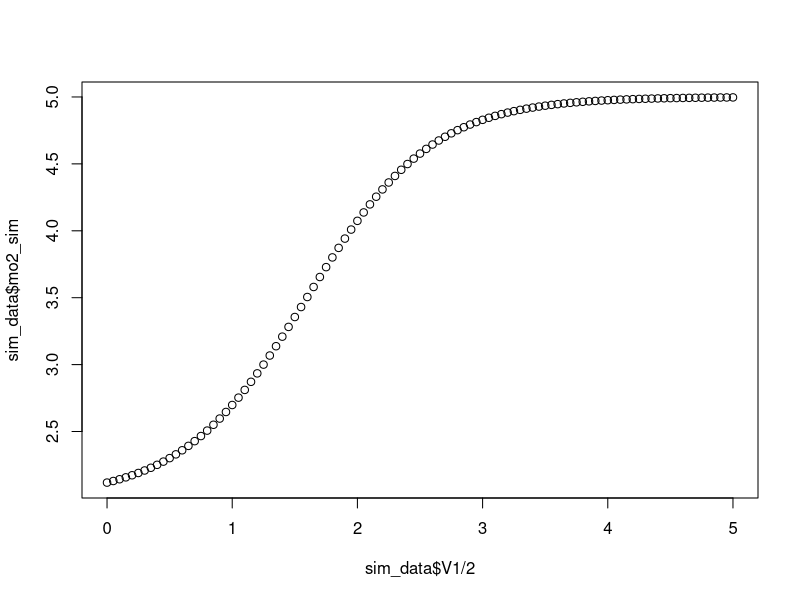
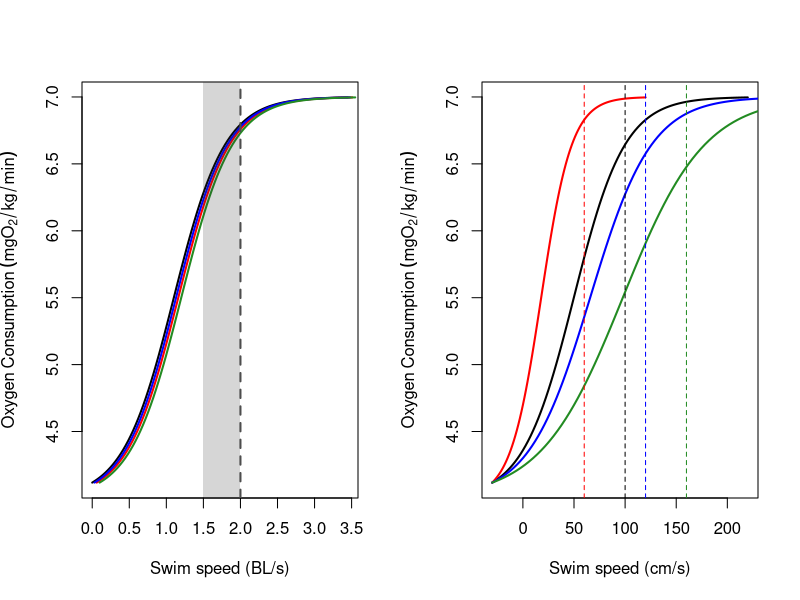

These charts were generated, in order, by the following R code:

### simulate data -------- 
# inspired by:
# http://www.columbia.edu/~cjd11/charles_dimaggio/DIRE/resources/R/power.pdf

# From Lee et al 2003 swim temp paper Fig 5A GC sockeye
# MO2 = –54.44 + 68.85 / (1 + e^(- (speed–1.58) / 0.087 ))^0.013
sim_data <- as.data.frame(matrix(ncol=2, nrow=length(seq(0 ,10 , 0.1))))
sim_data$V1 <- seq(0, 10, 0.1)
sim_data$V2 <- 50 # cm 
sim_data$mo2_sim <- NA

# d <- sim_data[1,]
# d2 <- sim_data[nrow(sim_data),]
# n <- 20
# sim_data<-rbind(as.data.frame(do.call("rbind", replicate(n, d, simplify = FALSE))), sim_data)
# sim_data<-rbind(sim_data, as.data.frame(do.call("rbind", replicate(n, d2, simplify = FALSE))))
# xx <- seq(-0.5, 5, len = 101)
# plot(xx, yy)

# A+(B-A)/(1+exp((xmid-input)/scal))
mo2_Lee_GC <- function (speed, size=NA) {
  mo2 <- 2 + 3 / (1 + exp((2.5-speed))/0.5) # == SSfpl(xx, *) 
}
                 
for (i in 1: nrow(sim_data)){
  sim_data$mo2_sim[i] <- mo2_Lee_GC (sim_data$V1[i])
} 

plot(x=sim_data$V1/2, y=sim_data$mo2_sim)

sim_data$size_cm3<-30
sim_data$size_cm6<-60
sim_data$size_cm8<-80

sim_data$speed_cm_s<-(sim_data$V1/2)*50
sim_data$speed_cm_s3<-(sim_data$V1/2)*30
sim_data$speed_cm_s6<-(sim_data$V1/2)*60
sim_data$speed_cm_s8<-(sim_data$V1/2)*80

adjustcolor("grey", alpha.f = 0.2)

# when plotting adjust the scale slight to have a bit closer to commonly reported  values 
# y axis = + 3
# x-axis = + 0.5
png("/Users/kristakraskura/Desktop/BOX/UCSB/Research/Salmon/Big Bar Rockslide /FINAL FILES - prep REPORT /CONCEPTUAL-report.png", res = 200, width = 8, height = 4, units="in")
par(mfrow=c(1,2))
plot(x=sim_data$V1/2.9, y=sim_data$mo2_sim+2, type="l", lwd=2, ylab=expression(Oxygen~Consumption~(mgO[2]/kg/min)), xlab="Swim speed (BL/s)")
lines(x=(sim_data$V1/2.9)+0.06, y=sim_data$mo2_sim+2, col="red", lwd=2)
lines(x=(sim_data$V1/2.9)+0.03, y=sim_data$mo2_sim+2, col="blue", lwd=2)
lines(x=(sim_data$V1/2.9)+0.1, y=sim_data$mo2_sim+2, col="forestgreen", lwd=2)
rect(xleft=1.5, ybottom=0, xright=2, ytop=10, col = adjustcolor("grey20", alpha.f = 0.2), border = "transparent") # coloured
abline(v = 2, col="grey30", lwd=2, lty=2)


plot(x=sim_data$speed_cm_s-30 , y=sim_data$mo2_sim+2, type="l", lwd=2, ylab=expression(Oxygen~Consumption~(mgO[2]/kg/min)), xlab="Swim speed (cm/s)")
lines(x=sim_data$speed_cm_s3-30, y=sim_data$mo2_sim+2, col="red",lwd=2)
lines(x=sim_data$speed_cm_s6-30, y=sim_data$mo2_sim+2, col="blue",lwd=2)
lines(x=sim_data$speed_cm_s8-30, y=sim_data$mo2_sim+2, col="forestgreen",lwd=2)
abline(v = 60, col="red", lwd=1, lty=2)
abline(v = 100, col="black", lwd=1, lty=2)
abline(v = 120, col="blue", lwd=1, lty=2)
abline(v = 160, col="forestgreen", lwd=1, lty=2)

# # make this in cm/ s
dev.off()


